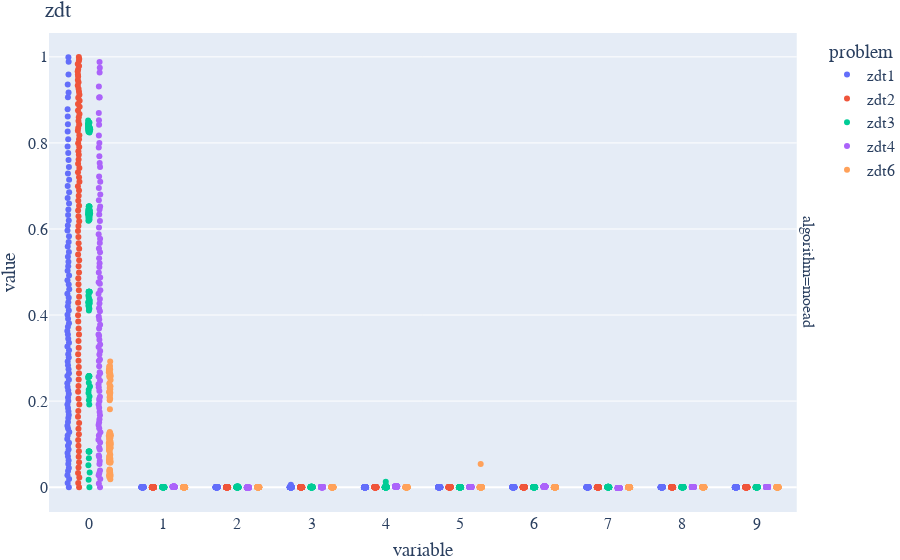
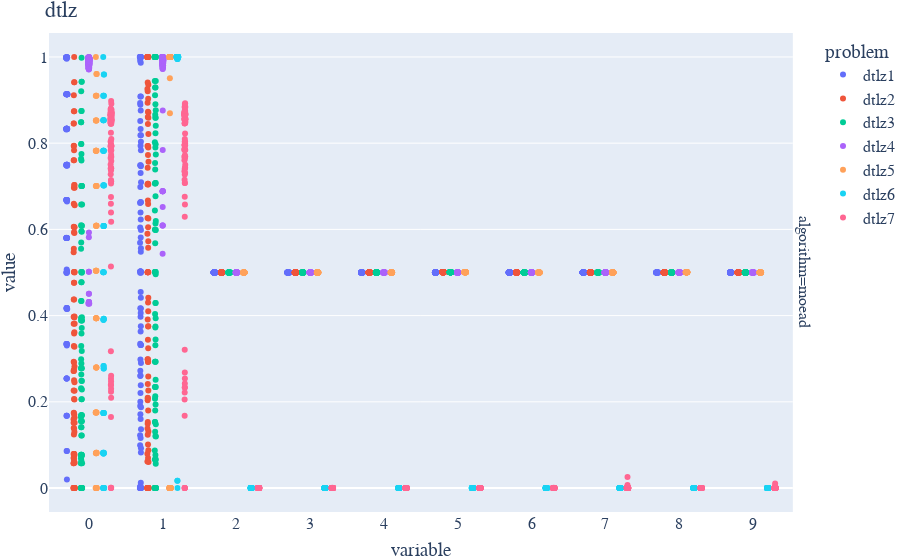
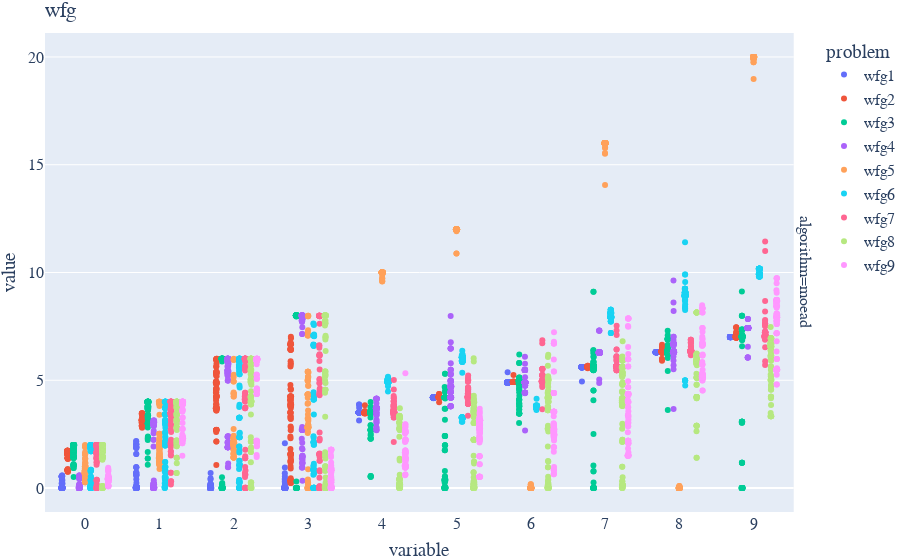
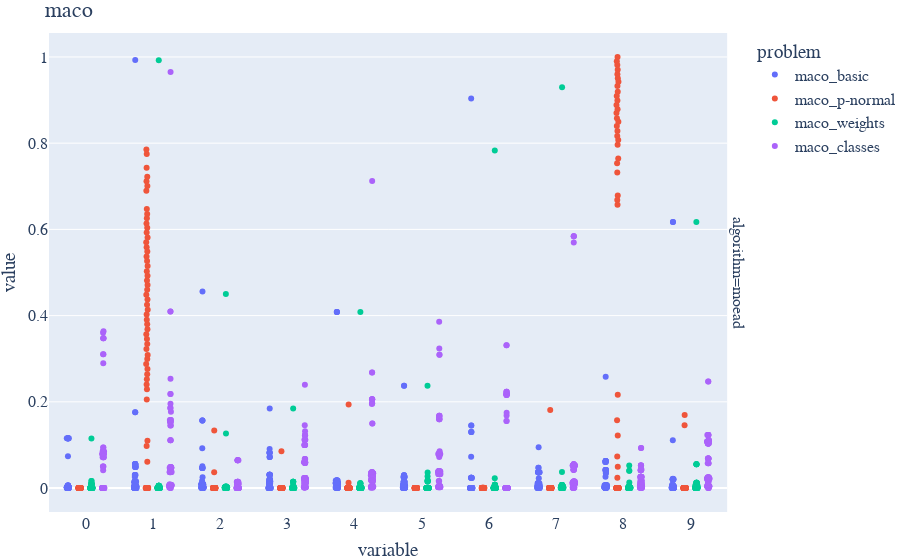

Source (notebook cell) for these figures, in order:
### Code cell
import pandas as pd
import plotly.express as px

# Read the data
data = pd.read_csv('../data/benchmark_variable_range/moea_benchmark_genome.csv')

data = data[data['algorithm'] == "moead"]

#plot only zdt
zdt = data[data['problem'].str.contains('zdt')]
fig = px.strip(zdt, color="problem", facet_row="algorithm", title="zdt")
fig.update_layout(layout_with_headline)
fig.show()

#plot only dtlz
dtlz = data[data['problem'].str.contains('dtlz')]
fig = px.strip(dtlz, color="problem", facet_row="algorithm", title="dtlz")
fig.update_layout(layout_with_headline)
fig.show()

#plot only wfg
wfg = data[data['problem'].str.contains('wfg')]
fig = px.strip(wfg, color="problem", facet_row="algorithm", title="wfg")
fig.update_layout(layout_with_headline)
fig.show()

#plot only maco
maco = data[data['problem'].str.contains('maco')]
fig = px.strip(maco, color="problem", facet_row="algorithm", title="maco")
fig.update_layout(layout_with_headline)
fig.show()

### Figure 1 — Plotly figure (JSON) as saved in the notebook; plotly's stock layout.template omitted (floating-point values rounded to 4 significant figures; data arrays with more than 128 entries replaced by an {"elided": "..."} marker saying what was removed)
{"data": [{"alignmentgroup": "True", "boxpoints": "all", "fillcolor": "rgba(255,255,255,0)", "hoveron": "points", "hovertemplate": "problem=zdt1<br>algorithm=moead<br>variable=%{x}<br>value=%{y}<extra></extra>", "legendgroup": "zdt1", "line": {"color": "rgba(255,255,255,0)"}, "marker": {"color": "#636efa"}, "name": "zdt1", "offsetgroup": "zdt1", "orientation": "v", "pointpos": 0, "showlegend": true, "type": "box", "x": {"elided": "910 str values"}, "x0": " ", "xaxis": "x", "y": {"elided": "910 float values"}, "y0": " ", "yaxis": "y"}, {"alignmentgroup": "True", "boxpoints": "all", "fillcolor": "rgba(255,255,255,0)", "hoveron": "points", "hovertemplate": "problem=zdt2<br>algorithm=moead<br>variable=%{x}<br>value=%{y}<extra></extra>", "legendgroup": "zdt2", "line": {"color": "rgba(255,255,255,0)"}, "marker": {"color": "#EF553B"}, "name": "zdt2", "offsetgroup": "zdt2", "orientation": "v", "pointpos": 0, "showlegend": true, "type": "box", "x": {"elided": "910 str values"}, "x0": " ", "xaxis": "x", "y": {"elided": "910 float values"}, "y0": " ", "yaxis": "y"}, {"alignmentgroup": "True", "boxpoints": "all", "fillcolor": "rgba(255,255,255,0)", "hoveron": "points", "hovertemplate": "problem=zdt3<br>algorithm=moead<br>variable=%{x}<br>value=%{y}<extra></extra>", "legendgroup": "zdt3", "line": {"color": "rgba(255,255,255,0)"}, "marker": {"color": "#00cc96"}, "name": "zdt3", "offsetgroup": "zdt3", "orientation": "v", "pointpos": 0, "showlegend": true, "type": "box", "x": {"elided": "880 str values"}, "x0": " ", "xaxis": "x", "y": {"elided": "880 float values"}, "y0": " ", "yaxis": "y"}, {"alignmentgroup": "True", "boxpoints": "all", "fillcolor": "rgba(255,255,255,0)", "hoveron": "points", "hovertemplate": "problem=zdt4<br>algorithm=moead<br>variable=%{x}<br>value=%{y}<extra></extra>", "legendgroup": "zdt4", "line": {"color": "rgba(255,255,255,0)"}, "marker": {"color": "#ab63fa"}, "name": "zdt4", "offsetgroup": "zdt4", "orientation": "v", "pointpos": 0, "showlegend": true, "type": "box", "x": {"elided": "910 str values"}, "x0": " ", "xaxis": "x", "y": {"elided": "910 float values"}, "y0": " ", "yaxis": "y"}, {"alignmentgroup": "True", "boxpoints": "all", "fillcolor": "rgba(255,255,255,0)", "hoveron": "points", "hovertemplate": "problem=zdt6<br>algorithm=moead<br>variable=%{x}<br>value=%{y}<extra></extra>", "legendgroup": "zdt6", "line": {"color": "rgba(255,255,255,0)"}, "marker": {"color": "#FFA15A"}, "name": "zdt6", "offsetgroup": "zdt6", "orientation": "v", "pointpos": 0, "showlegend": true, "type": "box", "x": {"elided": "900 str values"}, "x0": " ", "xaxis": "x", "y": {"elided": "900 float values"}, "y0": " ", "yaxis": "y"}], "layout": {"annotations": [{"font": {}, "showarrow": false, "text": "algorithm=moead", "textangle": 90, "x": 0.98, "xanchor": "left", "xref": "paper", "y": 0.5, "yanchor": "middle", "yref": "paper"}], "boxmode": "group", "font": {"family": "CMU Sans Serif", "size": 16}, "legend": {"title": {"text": "problem"}, "tracegroupgap": 0}, "margin": {"b": 0, "l": 0, "r": 0, "t": 33}, "title": {"text": "zdt"}, "xaxis": {"anchor": "y", "domain": [0, 0.98], "title": {"text": "variable"}}, "yaxis": {"anchor": "x", "domain": [0, 1], "title": {"text": "value"}}}}

### Figure 2 — Plotly figure (JSON) as saved in the notebook; plotly's stock layout.template omitted (floating-point values rounded to 4 significant figures; data arrays with more than 128 entries replaced by an {"elided": "..."} marker saying what was removed)
{"data": [{"alignmentgroup": "True", "boxpoints": "all", "fillcolor": "rgba(255,255,255,0)", "hoveron": "points", "hovertemplate": "problem=dtlz1<br>algorithm=moead<br>variable=%{x}<br>value=%{y}<extra></extra>", "legendgroup": "dtlz1", "line": {"color": "rgba(255,255,255,0)"}, "marker": {"color": "#636efa"}, "name": "dtlz1", "offsetgroup": "dtlz1", "orientation": "v", "pointpos": 0, "showlegend": true, "type": "box", "x": {"elided": "910 str values"}, "x0": " ", "xaxis": "x", "y": {"elided": "910 float values"}, "y0": " ", "yaxis": "y"}, {"alignmentgroup": "True", "boxpoints": "all", "fillcolor": "rgba(255,255,255,0)", "hoveron": "points", "hovertemplate": "problem=dtlz2<br>algorithm=moead<br>variable=%{x}<br>value=%{y}<extra></extra>", "legendgroup": "dtlz2", "line": {"color": "rgba(255,255,255,0)"}, "marker": {"color": "#EF553B"}, "name": "dtlz2", "offsetgroup": "dtlz2", "orientation": "v", "pointpos": 0, "showlegend": true, "type": "box", "x": {"elided": "910 str values"}, "x0": " ", "xaxis": "x", "y": {"elided": "910 float values"}, "y0": " ", "yaxis": "y"}, {"alignmentgroup": "True", "boxpoints": "all", "fillcolor": "rgba(255,255,255,0)", "hoveron": "points", "hovertemplate": "problem=dtlz3<br>algorithm=moead<br>variable=%{x}<br>value=%{y}<extra></extra>", "legendgroup": "dtlz3", "line": {"color": "rgba(255,255,255,0)"}, "marker": {"color": "#00cc96"}, "name": "dtlz3", "offsetgroup": "dtlz3", "orientation": "v", "pointpos": 0, "showlegend": true, "type": "box", "x": {"elided": "910 str values"}, "x0": " ", "xaxis": "x", "y": {"elided": "910 float values"}, "y0": " ", "yaxis": "y"}, {"alignmentgroup": "True", "boxpoints": "all", "fillcolor": "rgba(255,255,255,0)", "hoveron": "points", "hovertemplate": "problem=dtlz4<br>algorithm=moead<br>variable=%{x}<br>value=%{y}<extra></extra>", "legendgroup": "dtlz4", "line": {"color": "rgba(255,255,255,0)"}, "marker": {"color": "#ab63fa"}, "name": "dtlz4", "offsetgroup": "dtlz4", "orientation": "v", "pointpos": 0, "showlegend": true, "type": "box", "x": {"elided": "910 str values"}, "x0": " ", "xaxis": "x", "y": {"elided": "910 float values"}, "y0": " ", "yaxis": "y"}, {"alignmentgroup": "True", "boxpoints": "all", "fillcolor": "rgba(255,255,255,0)", "hoveron": "points", "hovertemplate": "problem=dtlz5<br>algorithm=moead<br>variable=%{x}<br>value=%{y}<extra></extra>", "legendgroup": "dtlz5", "line": {"color": "rgba(255,255,255,0)"}, "marker": {"color": "#FFA15A"}, "name": "dtlz5", "offsetgroup": "dtlz5", "orientation": "v", "pointpos": 0, "showlegend": true, "type": "box", "x": {"elided": "560 str values"}, "x0": " ", "xaxis": "x", "y": {"elided": "560 float values"}, "y0": " ", "yaxis": "y"}, {"alignmentgroup": "True", "boxpoints": "all", "fillcolor": "rgba(255,255,255,0)", "hoveron": "points", "hovertemplate": "problem=dtlz6<br>algorithm=moead<br>variable=%{x}<br>value=%{y}<extra></extra>", "legendgroup": "dtlz6", "line": {"color": "rgba(255,255,255,0)"}, "marker": {"color": "#19d3f3"}, "name": "dtlz6", "offsetgroup": "dtlz6", "orientation": "v", "pointpos": 0, "showlegend": true, "type": "box", "x": {"elided": "560 str values"}, "x0": " ", "xaxis": "x", "y": {"elided": "560 float values"}, "y0": " ", "yaxis": "y"}, {"alignmentgroup": "True", "boxpoints": "all", "fillcolor": "rgba(255,255,255,0)", "hoveron": "points", "hovertemplate": "problem=dtlz7<br>algorithm=moead<br>variable=%{x}<br>value=%{y}<extra></extra>", "legendgroup": "dtlz7", "line": {"color": "rgba(255,255,255,0)"}, "marker": {"color": "#FF6692"}, "name": "dtlz7", "offsetgroup": "dtlz7", "orientation": "v", "pointpos": 0, "showlegend": true, "type": "box", "x": {"elided": "780 str values"}, "x0": " ", "xaxis": "x", "y": {"elided": "780 float values"}, "y0": " ", "yaxis": "y"}], "layout": {"annotations": [{"font": {}, "showarrow": false, "text": "algorithm=moead", "textangle": 90, "x": 0.98, "xanchor": "left", "xref": "paper", "y": 0.5, "yanchor": "middle", "yref": "paper"}], "boxmode": "group", "font": {"family": "CMU Sans Serif", "size": 16}, "legend": {"title": {"text": "problem"}, "tracegroupgap": 0}, "margin": {"b": 0, "l": 0, "r": 0, "t": 33}, "title": {"text": "dtlz"}, "xaxis": {"anchor": "y", "domain": [0, 0.98], "title": {"text": "variable"}}, "yaxis": {"anchor": "x", "domain": [0, 1], "title": {"text": "value"}}}}

### Figure 3 — Plotly figure (JSON) as saved in the notebook; plotly's stock layout.template omitted (floating-point values rounded to 4 significant figures; data arrays with more than 128 entries replaced by an {"elided": "..."} marker saying what was removed)
{"data": [{"alignmentgroup": "True", "boxpoints": "all", "fillcolor": "rgba(255,255,255,0)", "hoveron": "points", "hovertemplate": "problem=wfg1<br>algorithm=moead<br>variable=%{x}<br>value=%{y}<extra></extra>", "legendgroup": "wfg1", "line": {"color": "rgba(255,255,255,0)"}, "marker": {"color": "#636efa"}, "name": "wfg1", "offsetgroup": "wfg1", "orientation": "v", "pointpos": 0, "showlegend": true, "type": "box", "x": {"elided": "910 str values"}, "x0": " ", "xaxis": "x", "y": {"elided": "910 float values"}, "y0": " ", "yaxis": "y"}, {"alignmentgroup": "True", "boxpoints": "all", "fillcolor": "rgba(255,255,255,0)", "hoveron": "points", "hovertemplate": "problem=wfg2<br>algorithm=moead<br>variable=%{x}<br>value=%{y}<extra></extra>", "legendgroup": "wfg2", "line": {"color": "rgba(255,255,255,0)"}, "marker": {"color": "#EF553B"}, "name": "wfg2", "offsetgroup": "wfg2", "orientation": "v", "pointpos": 0, "showlegend": true, "type": "box", "x": {"elided": "860 str values"}, "x0": " ", "xaxis": "x", "y": {"elided": "860 float values"}, "y0": " ", "yaxis": "y"}, {"alignmentgroup": "True", "boxpoints": "all", "fillcolor": "rgba(255,255,255,0)", "hoveron": "points", "hovertemplate": "problem=wfg3<br>algorithm=moead<br>variable=%{x}<br>value=%{y}<extra></extra>", "legendgroup": "wfg3", "line": {"color": "rgba(255,255,255,0)"}, "marker": {"color": "#00cc96"}, "name": "wfg3", "offsetgroup": "wfg3", "orientation": "v", "pointpos": 0, "showlegend": true, "type": "box", "x": {"elided": "810 str values"}, "x0": " ", "xaxis": "x", "y": {"elided": "810 float values"}, "y0": " ", "yaxis": "y"}, {"alignmentgroup": "True", "boxpoints": "all", "fillcolor": "rgba(255,255,255,0)", "hoveron": "points", "hovertemplate": "problem=wfg4<br>algorithm=moead<br>variable=%{x}<br>value=%{y}<extra></extra>", "legendgroup": "wfg4", "line": {"color": "rgba(255,255,255,0)"}, "marker": {"color": "#ab63fa"}, "name": "wfg4", "offsetgroup": "wfg4", "orientation": "v", "pointpos": 0, "showlegend": true, "type": "box", "x": {"elided": "800 str values"}, "x0": " ", "xaxis": "x", "y": {"elided": "800 float values"}, "y0": " ", "yaxis": "y"}, {"alignmentgroup": "True", "boxpoints": "all", "fillcolor": "rgba(255,255,255,0)", "hoveron": "points", "hovertemplate": "problem=wfg5<br>algorithm=moead<br>variable=%{x}<br>value=%{y}<extra></extra>", "legendgroup": "wfg5", "line": {"color": "rgba(255,255,255,0)"}, "marker": {"color": "#FFA15A"}, "name": "wfg5", "offsetgroup": "wfg5", "orientation": "v", "pointpos": 0, "showlegend": true, "type": "box", "x": {"elided": "860 str values"}, "x0": " ", "xaxis": "x", "y": {"elided": "860 float values"}, "y0": " ", "yaxis": "y"}, {"alignmentgroup": "True", "boxpoints": "all", "fillcolor": "rgba(255,255,255,0)", "hoveron": "points", "hovertemplate": "problem=wfg6<br>algorithm=moead<br>variable=%{x}<br>value=%{y}<extra></extra>", "legendgroup": "wfg6", "line": {"color": "rgba(255,255,255,0)"}, "marker": {"color": "#19d3f3"}, "name": "wfg6", "offsetgroup": "wfg6", "orientation": "v", "pointpos": 0, "showlegend": true, "type": "box", "x": {"elided": "810 str values"}, "x0": " ", "xaxis": "x", "y": {"elided": "810 float values"}, "y0": " ", "yaxis": "y"}, {"alignmentgroup": "True", "boxpoints": "all", "fillcolor": "rgba(255,255,255,0)", "hoveron": "points", "hovertemplate": "problem=wfg7<br>algorithm=moead<br>variable=%{x}<br>value=%{y}<extra></extra>", "legendgroup": "wfg7", "line": {"color": "rgba(255,255,255,0)"}, "marker": {"color": "#FF6692"}, "name": "wfg7", "offsetgroup": "wfg7", "orientation": "v", "pointpos": 0, "showlegend": true, "type": "box", "x": {"elided": "750 str values"}, "x0": " ", "xaxis": "x", "y": {"elided": "750 float values"}, "y0": " ", "yaxis": "y"}, {"alignmentgroup": "True", "boxpoints": "all", "fillcolor": "rgba(255,255,255,0)", "hoveron": "points", "hovertemplate": "problem=wfg8<br>algorithm=moead<br>variable=%{x}<br>value=%{y}<extra></extra>", "legendgroup": "wfg8", "line": {"color": "rgba(255,255,255,0)"}, "marker": {"color": "#B6E880"}, "name": "wfg8", "offsetgroup": "wfg8", "orientation": "v", "pointpos": 0, "showlegend": true, "type": "box", "x": {"elided": "840 str values"}, "x0": " ", "xaxis": "x", "y": {"elided": "840 float values"}, "y0": " ", "yaxis": "y"}, {"alignmentgroup": "True", "boxpoints": "all", "fillcolor": "rgba(255,255,255,0)", "hoveron": "points", "hovertemplate": "problem=wfg9<br>algorithm=moead<br>variable=%{x}<br>value=%{y}<extra></extra>", "legendgroup": "wfg9", "line": {"color": "rgba(255,255,255,0)"}, "marker": {"color": "#FF97FF"}, "name": "wfg9", "offsetgroup": "wfg9", "orientation": "v", "pointpos": 0, "showlegend": true, "type": "box", "x": {"elided": "830 str values"}, "x0": " ", "xaxis": "x", "y": {"elided": "830 float values"}, "y0": " ", "yaxis": "y"}], "layout": {"annotations": [{"font": {}, "showarrow": false, "text": "algorithm=moead", "textangle": 90, "x": 0.98, "xanchor": "left", "xref": "paper", "y": 0.5, "yanchor": "middle", "yref": "paper"}], "boxmode": "group", "font": {"family": "CMU Sans Serif", "size": 16}, "legend": {"title": {"text": "problem"}, "tracegroupgap": 0}, "margin": {"b": 0, "l": 0, "r": 0, "t": 33}, "title": {"text": "wfg"}, "xaxis": {"anchor": "y", "domain": [0, 0.98], "title": {"text": "variable"}}, "yaxis": {"anchor": "x", "domain": [0, 1], "title": {"text": "value"}}}}

### Figure 4 — Plotly figure (JSON) as saved in the notebook; plotly's stock layout.template omitted (floating-point values rounded to 4 significant figures; data arrays with more than 128 entries replaced by an {"elided": "..."} marker saying what was removed)
{"data": [{"alignmentgroup": "True", "boxpoints": "all", "fillcolor": "rgba(255,255,255,0)", "hoveron": "points", "hovertemplate": "problem=maco_basic<br>algorithm=moead<br>variable=%{x}<br>value=%{y}<extra></extra>", "legendgroup": "maco_basic", "line": {"color": "rgba(255,255,255,0)"}, "marker": {"color": "#636efa"}, "name": "maco_basic", "offsetgroup": "maco_basic", "orientation": "v", "pointpos": 0, "showlegend": true, "type": "box", "x": {"elided": "660 str values"}, "x0": " ", "xaxis": "x", "y": {"elided": "660 float values"}, "y0": " ", "yaxis": "y"}, {"alignmentgroup": "True", "boxpoints": "all", "fillcolor": "rgba(255,255,255,0)", "hoveron": "points", "hovertemplate": "problem=maco_p-normal<br>algorithm=moead<br>variable=%{x}<br>value=%{y}<extra></extra>", "legendgroup": "maco_p-normal", "line": {"color": "rgba(255,255,255,0)"}, "marker": {"color": "#EF553B"}, "name": "maco_p-normal", "offsetgroup": "maco_p-normal", "orientation": "v", "pointpos": 0, "showlegend": true, "type": "box", "x": {"elided": "910 str values"}, "x0": " ", "xaxis": "x", "y": {"elided": "910 float values"}, "y0": " ", "yaxis": "y"}, {"alignmentgroup": "True", "boxpoints": "all", "fillcolor": "rgba(255,255,255,0)", "hoveron": "points", "hovertemplate": "problem=maco_weights<br>algorithm=moead<br>variable=%{x}<br>value=%{y}<extra></extra>", "legendgroup": "maco_weights", "line": {"color": "rgba(255,255,255,0)"}, "marker": {"color": "#00cc96"}, "name": "maco_weights", "offsetgroup": "maco_weights", "orientation": "v", "pointpos": 0, "showlegend": true, "type": "box", "x": {"elided": "670 str values"}, "x0": " ", "xaxis": "x", "y": {"elided": "670 float values"}, "y0": " ", "yaxis": "y"}, {"alignmentgroup": "True", "boxpoints": "all", "fillcolor": "rgba(255,255,255,0)", "hoveron": "points", "hovertemplate": "problem=maco_classes<br>algorithm=moead<br>variable=%{x}<br>value=%{y}<extra></extra>", "legendgroup": "maco_classes", "line": {"color": "rgba(255,255,255,0)"}, "marker": {"color": "#ab63fa"}, "name": "maco_classes", "offsetgroup": "maco_classes", "orientation": "v", "pointpos": 0, "showlegend": true, "type": "box", "x": {"elided": "770 str values"}, "x0": " ", "xaxis": "x", "y": {"elided": "770 float values"}, "y0": " ", "yaxis": "y"}], "layout": {"annotations": [{"font": {}, "showarrow": false, "text": "algorithm=moead", "textangle": 90, "x": 0.98, "xanchor": "left", "xref": "paper", "y": 0.5, "yanchor": "middle", "yref": "paper"}], "boxmode": "group", "font": {"family": "CMU Sans Serif", "size": 16}, "legend": {"title": {"text": "problem"}, "tracegroupgap": 0}, "margin": {"b": 0, "l": 0, "r": 0, "t": 33}, "title": {"text": "maco"}, "xaxis": {"anchor": "y", "domain": [0, 0.98], "title": {"text": "variable"}}, "yaxis": {"anchor": "x", "domain": [0, 1], "title": {"text": "value"}}}}
